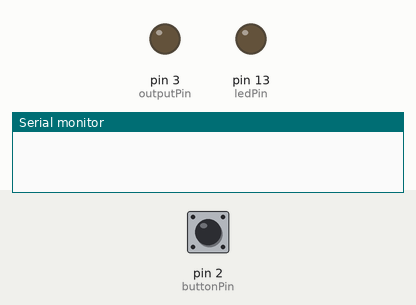
The sketch below on a simulated Arduino Uno, built with avr-gcc and run on an emulated ATmega328P. On the bench: output pins drawn as LEDs (lit = HIGH), the last lines printed to the serial monitor. Inputs (shaded band) come from the test bench; at power-on: pin 2 (buttonPin) HIGH. The local clock reads 2024-03-15 10:24:30 at power-on unless the sketch sets it.

Above: at 1.2 s.
1.3 s: pin 2 (buttonPin) pulled LOW for 1 s
At 1.81 s:
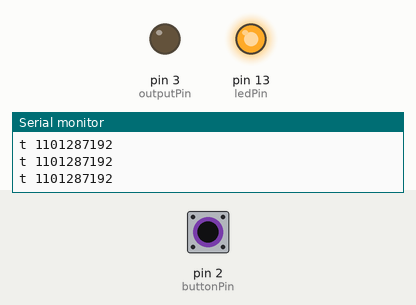
4.3 s: pin 2 (buttonPin) pulled LOW for 3.2 s
At 8.1 s:
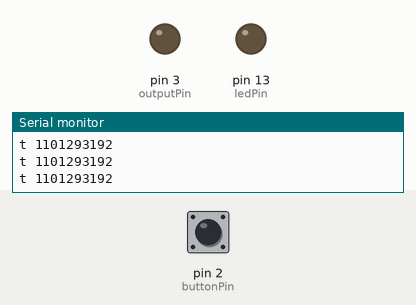
Timing chart, 0 to 9.6 s (numbered marks = the images above; inputs shaded):
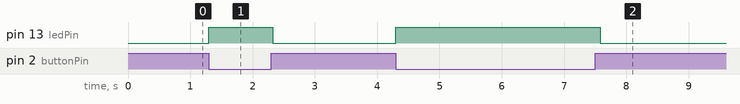

The sketch:

xiao_rtc_read_send.ino
```cpp
#include <Wire.h>
#include <RTClib.h>

const int buttonPin = 2;
const int ledPin = LED_BUILTIN; // On-board LED pin

RTC_DS3231 rtc;

void setup() {
  pinMode(buttonPin, INPUT_PULLUP);
  pinMode(ledPin, OUTPUT);
  digitalWrite(ledPin, LOW); // Turn off the LED initially

  Wire.begin();
  rtc.begin();

  Serial.begin(57600);
}

void loop() {
  if (digitalRead(buttonPin) == LOW) {
    // Button is pressed, perform the task

    // Turn on the on-board LED
    digitalWrite(ledPin, HIGH);

    // Drive a digital output pin low (developer mode signal)
    // Replace 'outputPin' with the desired output pin number
    int outputPin = 3; // Example pin, choose an appropriate pin
    pinMode(outputPin, OUTPUT);
    digitalWrite(outputPin, LOW);

    // Read the time from the RTC
    DateTime now = rtc.now();
    long timeInMillis = now.unixtime() * 1000L;

    // Create the time string in the required format
    String timeString = "t " + String(timeInMillis) + "\n";

    // Transmit the time string over UART
    Serial.print(timeString);

    // Delay for a moment to indicate completion (optional)
    delay(100);

    // Disable the relay (float the developer mode pin)
    pinMode(outputPin, INPUT);

    // Turn off the on-board LED
    digitalWrite(ledPin, LOW);
  }
}
```

Measured:
- after the input at 1.3 s, pin 13 (ledPin): LOW → HIGH at once, → LOW 1.0 s later
- after the input at 4.3 s, pin 13 (ledPin): LOW → HIGH at once, → LOW 3.3 s later
